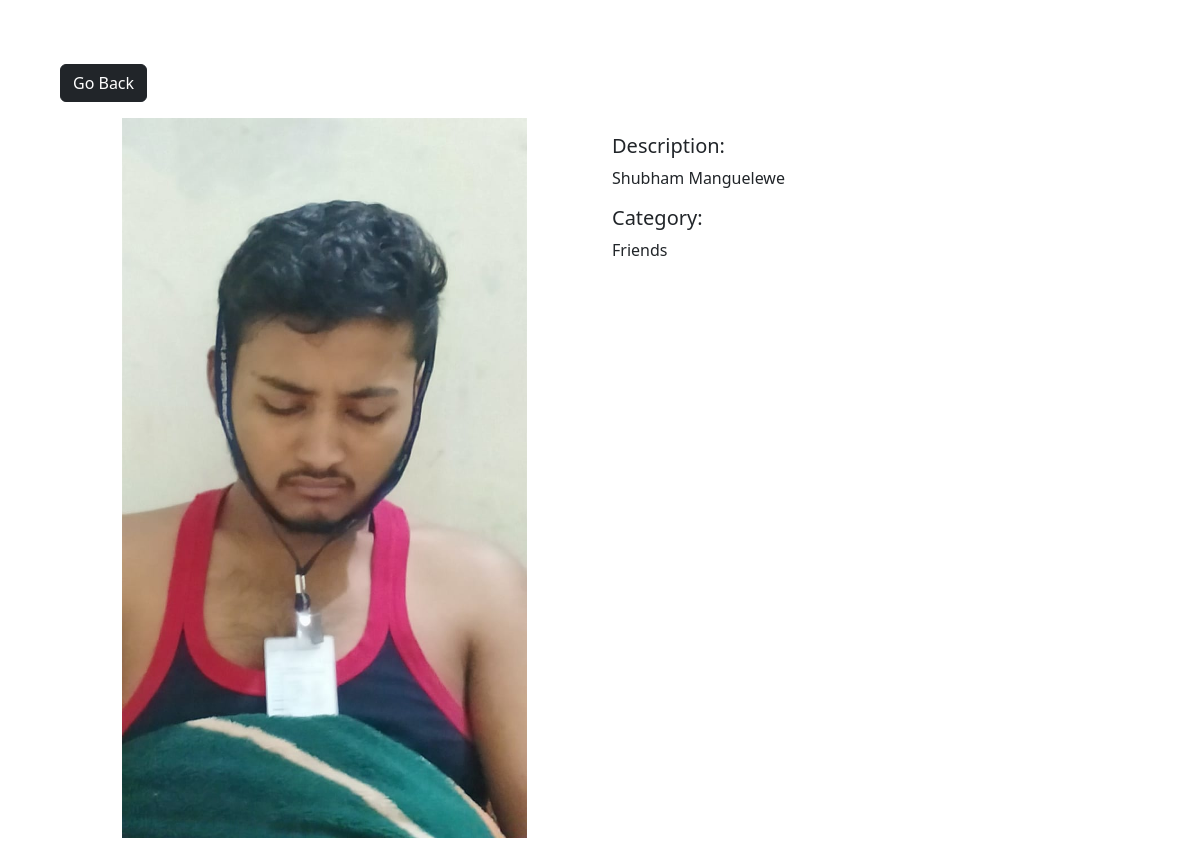
Screenshot of /photo/1/ with the database file from the repository.
### photos/models.py (models this page shows, shortened)
class Photo(models.Model):
    category=models.ForeignKey(Category,on_delete=models.SET_NULL,null=True, blank=True)
    image=models.ImageField(null=False,blank=False)
    description=models.TextField()

class Category(models.Model):
    name=models.CharField(max_length=100, null=False, blank=False)

### photos/views.py (the view)
# urls.py: path('photo/<str:pk>/',views.viewphoto,name='photo'),
def viewphoto(request,pk):
    category=Category.objects.get(id=pk)
    photo=Photo.objects.get(id=pk)
    return render(request,'photos/photo.html',{'photo':photo, 'category':category})

### photos/templates/photos/photo.html (shortened to what this page needs)
<!DOCTYPE html>
<html lang="en">
<head>
    <link href="https://cdn.jsdelivr.net/npm/bootstrap@5.3.2/dist/css/bootstrap.min.css" rel="stylesheet">
</head>
<body class="m-5">
    <div class="container">
        <div class="row justify-content-center">
            <div class="col">
                <a href="{% url 'gallery' %}" class="btn btn-dark my-3">Go Back</a>
            </div>
            <div class="container">
                <div class="row">
                    <div class="col-6 d-flex justify-content-center align-items-center">
                        <div style="height: 90vh;">
                            <img style="max-width: 100%; max-height: 100%;" src="{{photo.image.url}}" alt="">
                        </div>
                    </div>
                    <div class="col">
                        <p><h5>Description: </h5> {{photo.description}}</p>
                        <p><h5>Category: </h5> {{photo.category.name}}</p>
                    </div>
                </div>
            </div>
        </div>
    </div>
</body>
</html>

### rows the page displays
Photo: image (picture), description "Shubham Manguelewe", category.name "Friends"
